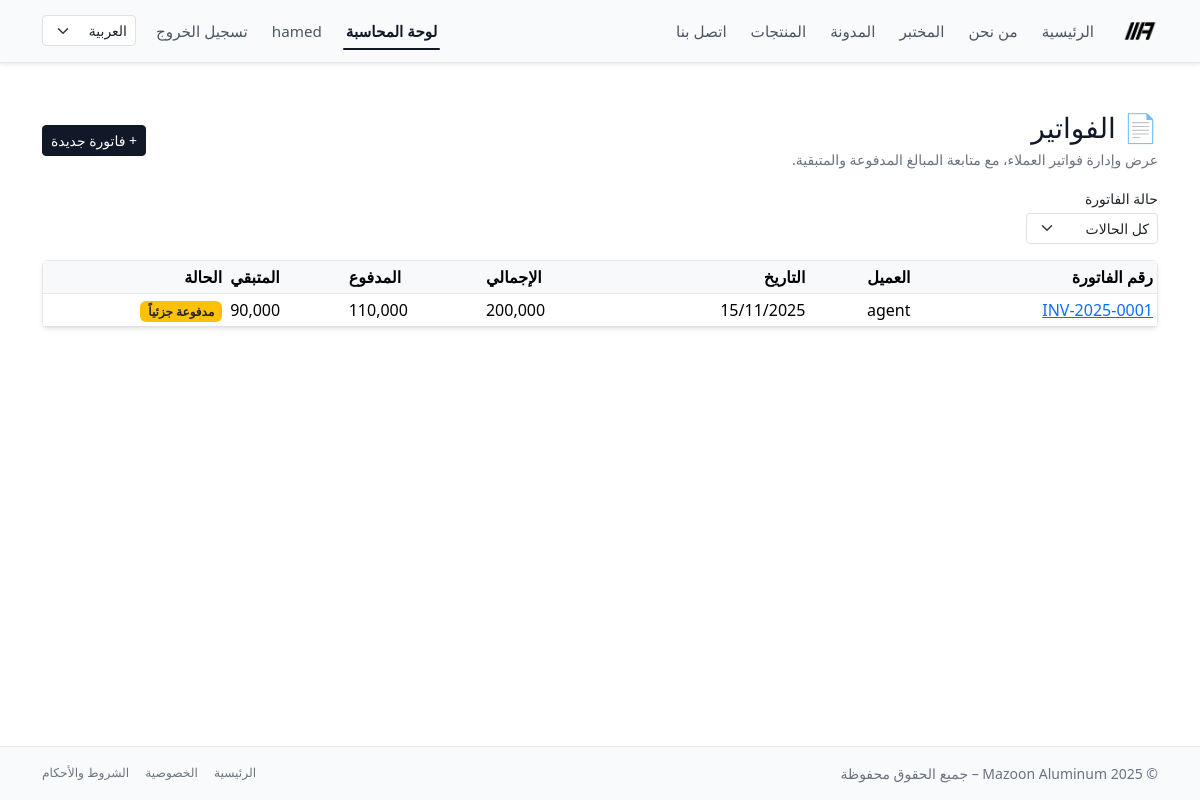
The app's page /ar/accounting/invoices/ (signed in), older data.
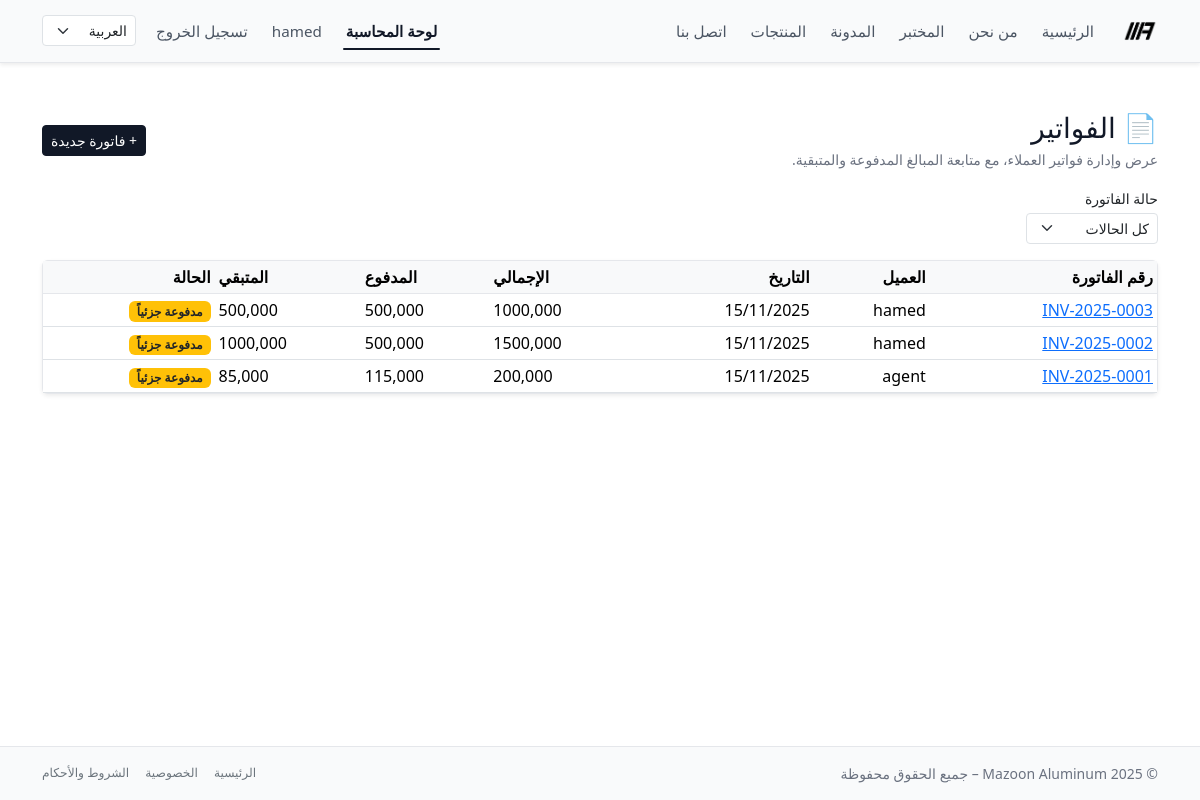
The same page, newer data.
### accounting/models.py (models this page shows, shortened)
class Invoice(models.Model):
    class Status(models.TextChoices):
        DRAFT = "draft", "Draft"
        SENT = "sent", "Sent"
        PARTIALLY_PAID = "partially_paid", "Partially Paid"
        PAID = "paid", "Paid"
        CANCELLED = "cancelled", "Cancelled"
    customer = models.ForeignKey(
        Customer,
        on_delete=models.PROTECT,
        related_name="invoices",
    )
    number = models.CharField(
        max_length=50,
        unique=True,
        blank=True,
        help_text="Human-readable invoice number, e.g. MAZ-2025-0001.",
    )
    issued_at = models.DateField(default=timezone.now)
    due_date = models.DateField(null=True, blank=True)
    description = models.TextField(blank=True)
    terms = models.TextField(
        blank=True,
        help_text="Terms and conditions shown on the invoice.",
    )
    total_amount = models.DecimalField(max_digits=12, decimal_places=3)
    paid_amount = models.DecimalField(
        max_digits=12,
        decimal_places=3,
        default=0,
        help_text="Cached sum of related payments for quick display.",
    )
    status = models.CharField(
        max_length=20,
        choices=Status.choices,
        default=Status.DRAFT,
    )
    created_at = models.DateTimeField(auto_now_add=True)
    updated_at = models.DateTimeField(auto_now=True)
    class Meta:
        ordering = ("-issued_at", "-id")
        indexes = [
            models.Index(fields=["number"]),
            models.Index(fields=["status"]),
            models.Index(fields=["issued_at"]),
        ]
    @property
    def balance(self) -> Decimal:
        return self.total_amount - self.paid_amount

class Customer(models.Model):
    user = models.OneToOneField(
        settings.AUTH_USER_MODEL,
        on_delete=models.SET_NULL,
        null=True,
        blank=True,
        related_name="customer_profile",
        help_text="Optional: link to a Django user for portal access.",
    )
    name = models.CharField(max_length=255)
    phone = models.CharField(max_length=50, blank=True)
    email = models.EmailField(blank=True)
    company_name = models.CharField(max_length=255, blank=True)
    tax_number = models.CharField(
        max_length=50,
        blank=True,
        help_text="Optional: VAT / Tax ID if applicable.",
    )
    address = models.TextField(blank=True)
    created_at = models.DateTimeField(auto_now_add=True)
    class Meta:
        ordering = ("name", "id")

### accounting/views.py (the view)
# urls.py: path("invoices/", views.InvoiceListView.as_view(), name="invoice_list"),
@method_decorator(accounting_staff_required, name="dispatch")
class InvoiceListView(ListView):
    model = Invoice
    template_name = "accounting/invoice_list.html"
    context_object_name = "invoices"
    paginate_by = 20
    def get_queryset(self):
        qs = (
            super()
            .get_queryset()
            .select_related("customer")
        )
        status = self.request.GET.get("status")
        if status:
            qs = qs.filter(status=status)
        return qs
    def get_context_data(self, **kwargs):
        ctx = super().get_context_data(**kwargs)
        ctx["status_filter"] = self.request.GET.get("status", "")
        return ctx

### accounting/views.py (called while the page is built)
def is_accounting_staff(user):
    return (
        user.is_authenticated
        and user.is_active
        and user.groups.filter(name="accounting_staff").exists()
    )

### templates/accounting/invoice_list.html (shortened to what this page needs)
{% extends "base.html" %}
{% block content %}
<div class="py-4">
  <div class="d-flex flex-wrap justify-content-between align-items-center mb-3 gap-2">
    <div>
      <h1 class="h3 mb-1">📄 الفواتير</h1>
      <p class="text-muted small mb-0">
        عرض وإدارة فواتير العملاء، مع متابعة المبالغ المدفوعة والمتبقية.
      </p>
    </div>
    <a href="{% url 'accounting:invoice_create' %}" class="btn btn-primary btn-sm">
      + فاتورة جديدة
    </a>
  </div>
  <form method="get" class="row g-2 mb-3 align-items-center">
    <div class="col-auto">
      <label for="id_status" class="form-label small mb-1">حالة الفاتورة</label>
      <select id="id_status" name="status" class="form-select form-select-sm" onchange="this.form.submit()">
        <option value="">كل الحالات</option>
      </select>
    </div>
  </form>
  <div class="card border-0 shadow-sm">
    <div class="card-body p-0">
      <div class="table-responsive">
        <table class="table table-hover table-sm mb-0 align-middle">
          <thead class="table-light">
            <tr>
              <th>رقم الفاتورة</th>
              <th>العميل</th>
              <th>التاريخ</th>
              <th class="text-end">الإجمالي</th>
              <th class="text-end">المدفوع</th>
              <th class="text-end">المتبقي</th>
              <th>الحالة</th>
            </tr>
          </thead>
          <tbody>
            {% for inv in invoices %}
              <tr>
                <td>
                  <a href="{% url 'accounting:invoice_detail' number=inv.number %}">
                    {{ inv.number }}
                  </a>
                </td>
                <td>{{ inv.customer.name }}</td>
                <td>{{ inv.issued_at|date:"d/m/Y" }}</td>
                <td class="text-end">{{ inv.total_amount }}</td>
                <td class="text-end">{{ inv.paid_amount }}</td>
                <td class="text-end">{{ inv.balance }}</td>
                <td>
                  {% if inv.status == inv.Status.PAID %}
                    <span class="badge bg-success">مدفوعة</span>
                  {% elif inv.status == inv.Status.PARTIALLY_PAID %}
                    <span class="badge bg-warning text-dark">مدفوعة جزئياً</span>
                  {% elif inv.status == inv.Status.CANCELLED %}
                    <span class="badge bg-secondary">ملغاة</span>
                  {% elif inv.status == inv.Status.SENT %}
                    <span class="badge bg-info text-dark">مرسلة</span>
                  {% else %}
                    <span class="badge bg-light text-dark">{{ inv.get_status_display }}</span>
                  {% endif %}
                </td>
              </tr>
            {% empty %}
              <tr>
                <td colspan="7" class="text-center text-muted py-4">
                  لا توجد فواتير حتى الآن.
                </td>
              </tr>
            {% endfor %}
          </tbody>
        </table>
      </div>
    </div>
  </div>
</div>
{% endblock %}

Row changes from the older to the newer data that the page shows:
added Invoice: number "INV-2025-0003", customer.name "hamed", issued_at "15/11/2025", total_amount "1000,000", paid_amount "500,000", balance "500,000", status "مدفوعة جزئياً"
added Invoice: number "INV-2025-0002", customer.name "hamed", issued_at "15/11/2025", total_amount "1500,000", paid_amount "500,000", balance "1000,000", status "مدفوعة جزئياً"
changed Invoice "INV-2025-0001": paid_amount "110,000" → "115,000"; balance "90,000" → "85,000"
